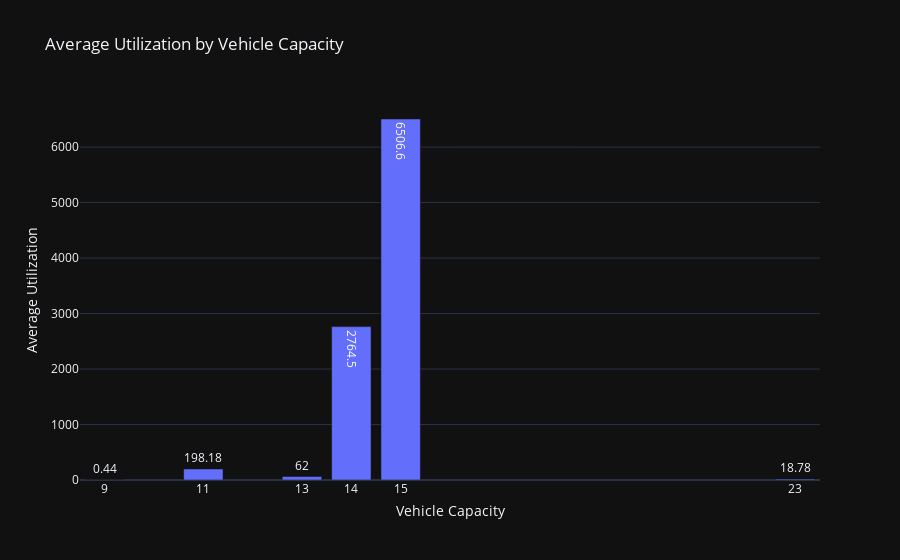

Notebook code for this chart:
### Code cell
df = df.sort_values(by=['vehicle_capacity'])
fig = px.bar(df, x='vehicle_capacity', y='avg_utilization', 
             title='Average Utilization by Vehicle Capacity',
             labels={'vehicle_capacity': 'Vehicle Capacity', 'avg_utilization': 'Average Utilization'},
             template='plotly_dark',  # Use the dark theme
             text='avg_utilization',  # Display text on hover
             hover_data={'avg_utilization': ':.2f'})  # Format hover text to 2 decimal places

# Adjust axis properties
fig.update_layout(
    xaxis={'tickvals': df['vehicle_capacity'],'title_standoff': 10},
    yaxis={'title_standoff': 10}
)
fig.show()

### Figure 1 — Plotly figure (JSON) as saved in the notebook; plotly's stock layout.template omitted (floating-point values rounded to 4 significant figures)
{"data": [{"alignmentgroup": "True", "hovertemplate": "Vehicle Capacity=%{x}<br>Average Utilization=%{text:.2f}<extra></extra>", "legendgroup": "", "marker": {"color": "#636efa", "pattern": {"shape": ""}}, "name": "", "offsetgroup": "", "orientation": "v", "showlegend": false, "text": [0.44, 198.2, 62, 2764.0, 6507.0, 18.78], "textposition": "auto", "type": "bar", "x": [9, 11, 13, 14, 15, 23], "xaxis": "x", "y": [0.44, 198.2, 62, 2764.0, 6507.0, 18.78], "yaxis": "y"}], "layout": {"barmode": "relative", "legend": {"tracegroupgap": 0}, "title": {"text": "Average Utilization by Vehicle Capacity"}, "xaxis": {"anchor": "y", "domain": [0, 1], "tickvals": [9, 11, 13, 14, 15, 23], "title": {"standoff": 10, "text": "Vehicle Capacity"}}, "yaxis": {"anchor": "x", "domain": [0, 1], "title": {"standoff": 10, "text": "Average Utilization"}}}}
